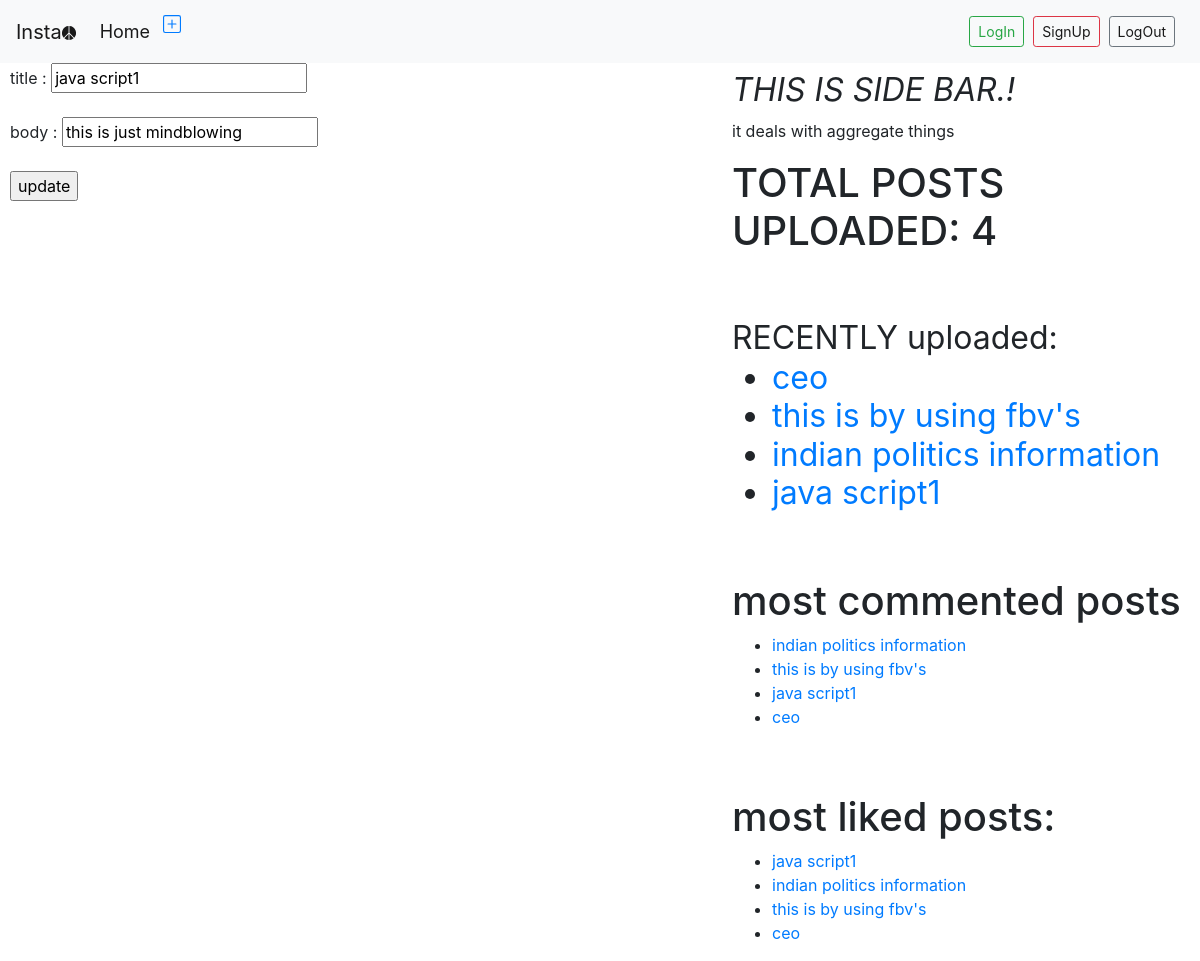
The page /update/8 on the database its author committed.
### blog/models.py (models this page shows, shortened)
class Post(models.Model):
    STATUS_CHOICES=(('draft','Draft'),('published','Published'))
    title=models.CharField(max_length=128)
    slug=models.SlugField(max_length=128,unique_for_date='publish')
    author=models.ForeignKey(User,related_name='blog_posts',on_delete=models.CASCADE)
    body=models.TextField()
    publish=models.DateTimeField(default=timezone.now)
    created=models.DateTimeField(auto_now_add=True)
    updated=models.DateTimeField(auto_now=True)
    status=models.CharField(max_length=10,default='draft',choices=STATUS_CHOICES)
    tags=TaggableManager()
    objects=CustomManager()
    class Meta:
        ordering=['-publish']
    def get_absolute_url(self):
        return reverse('detail',args=[self.publish.year,self.publish.strftime('%m'),self.publish.strftime('%d'),self.slug])

### blog/views.py (the view)
# urls.py: path('update/<int:id>',views.postupdate_view,name='list'),
def postupdate_view(request,id):
    post_list=Post.objects.get(id=id)
    if request.method=='POST':
        form=forms.UpdateForm(request.POST,instance=post_list)
        if form.is_valid():
            form.save()
        return redirect('/home')
    return render(request,'blog/post_update.html',{'post_list':post_list})

### blog/models.py (called while the page is built)
    def get_queryset(self):
        return super().get_queryset().filter(status='published')

### blog/templatetags/blog_tags.py (called while the page is built)
@register.simple_tag(name='my_tag')
def total_posts():
    return Post.objects.count()

@register.inclusion_tag('blog/latest.html')
def show_latest_posts(count=4):
    latest_posts=Post.objects.order_by('-publish')[:count]
    return {'latest_posts':latest_posts}

@register.simple_tag
def most_commented_post(count=4):
    return Post.objects.annotate(total_comments=Count('comments')).order_by('-total_comments')[:count]

@register.simple_tag
def most_liked_post(count=4):
    return Post.objects.annotate(total_likes=Count('likes')).order_by('-total_likes')[:count]

### templates/blog/post_update.html (shortened to what this page needs)
<!DOCTYPE html>
{% extends 'blog/base.html' %}
{% block content %}
<form method="post">
  title : <input type="text" name="title" value="{{post_list.title}}"><br><br>
  body : <input type="text" name="body" value="{{post_list.body}}"><br><br>
 <input type="submit" name="" value="update">
</form>
{% endblock %}

### templates/blog/base.html (shortened to what this page needs)
<!DOCTYPE html>
{% load staticfiles %}
{% load blog_tags %}
<html lang="en" dir="ltr">
  <head>
    <link rel="stylesheet" href="{% static "css/demo.css" %}">
    <link rel="stylesheet" href="{% static "css/bootstrap.css" %}">
  </head>
  <body>
    <nav class="navbar navbar-expand-lg navbar-light bg-light sticky-top" style="background-color: #e3f2fd;">
  <a class="navbar-brand" href="#">Insta </a>
  <div class="collapse navbar-collapse" id="navbarText">
    <ul class="navbar-nav mr-auto">
      <li class="nav-item active">
        <a class="nav-link" href="/home" style="font-size:18px;">Home</a>
      </li>&nbsp
      <li class="nav-item">
        <a href="/create"> <svg xmlns="http://www.w3.org/2000/svg" width="18" height="18" fill="currentColor" class="bi bi-plus-square" viewBox="0 0 16 16">
      </li>
    </ul>
    <span class="navbar-text">
       <a href="/accounts/login" class="btn btn-outline-success btn-sm">LogIn</a>&nbsp&nbsp
    </span>
    <span class="navbar-text">
      <a href="/signup" class="btn btn-outline-danger btn-sm">SignUp</a>&nbsp&nbsp
    </span>
    <span class="navbar-text">
     <a href="/accounts/logout" class="btn btn-outline-secondary btn-sm">LogOut</a>&nbsp&nbsp
    </span>
  </div>
</nav>
    <div class="content">
      {% block content %}
      {% endblock %}
    </div>
    <div class="sidebar">
      <h1><small><i>THIS IS SIDE BAR.!</i></small></h1>
      <p>it deals with aggregate things </p>
      <h1>TOTAL POSTS UPLOADED: {% my_tag %}</h1><br><br>
      <h1> <small>RECENTLY uploaded: {% show_latest_posts %}</small> </h1><br><br>
     <h1>most commented posts</h1>
      {% most_commented_post as commented_post %}
      <ul>
        {% for post in commented_post %}
        <li> <a href="{{post.get_absolute_url}}">{{post.title}}</a> </li>
        {% endfor %}
      </ul><br><br>
<h1>most liked posts: </h1>
{% most_liked_post as liked_post %}
<ul>
  {% for post in  liked_post %}
  <li> <a href="{{post.get_absolute_url}}">{{post.title}}</a> </li>
  {% endfor %}
</ul>
    </div>
  </body>
</html>

### templates/blog/latest.html
<ul>
  {% for post in latest_posts %}
  <li> <a href="{{post.get_absolute_url}}"> {{post.title}} </a></li>
  {% endfor %}
</ul>

### static/css/demo.css (style rules this page uses)
.content { width: 60%; float: left; padding: 0 0 0 10px; }
.sidebar { width: 39%; float: right; }
body { font-family: 'PT Serif', serif; margin-top: 80px; margin-left: 4px; }

### rows shown on the page
Post: title "java script1", body "this is just mindblowing"
Post: title "ceo"
Post: title "this is by using fbv's"
Post: title "indian politics information"
